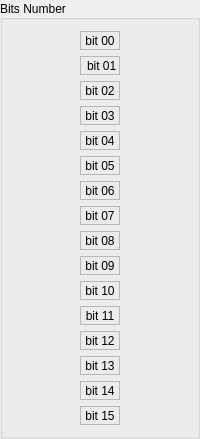
        <widget class="QGroupBox" name="groupBox_7">
         <property name="sizePolicy">
          <sizepolicy hsizetype="Fixed" vsizetype="Fixed">
           <horstretch>0</horstretch>
           <verstretch>0</verstretch>
          </sizepolicy>
         </property>
         <property name="minimumSize">
          <size>
           <width>0</width>
           <height>0</height>
          </size>
         </property>
         <property name="maximumSize">
          <size>
           <width>16777215</width>
           <height>16777215</height>
          </size>
         </property>
         <property name="title">
          <string>Bits Number</string>
         </property>
         <property name="alignment">
          <set>Qt::AlignLeading|Qt::AlignLeft|Qt::AlignVCenter</set>
         </property>
         <layout class="QGridLayout" name="gridLayout_6">
          <item row="10" column="0">
           <widget class="QLabel" name="label_87">
            <property name="sizePolicy">
             <sizepolicy hsizetype="Fixed" vsizetype="Fixed">
              <horstretch>0</horstretch>
              <verstretch>0</verstretch>
             </sizepolicy>
            </property>
            <property name="minimumSize">
             <size>
              <width>40</width>
              <height>19</height>
             </size>
            </property>
            <property name="maximumSize">
             <size>
              <width>30</width>
              <height>19</height>
             </size>
            </property>
            <property name="frameShape">
             <enum>QFrame::StyledPanel</enum>
            </property>
            <property name="text">
             <string>bit 10</string>
            </property>
            <property name="alignment">
             <set>Qt::AlignCenter</set>
            </property>
           </widget>
          </item>
          <item row="5" column="0">
           <widget class="QLabel" name="label_90">
            <property name="sizePolicy">
             <sizepolicy hsizetype="Fixed" vsizetype="Fixed">
              <horstretch>0</horstretch>
              <verstretch>0</verstretch>
             </sizepolicy>
            </property>
            <property name="minimumSize">
             <size>
              <width>40</width>
              <height>19</height>
             </size>
            </property>
            <property name="maximumSize">
             <size>
              <width>30</width>
              <height>19</height>
             </size>
            </property>
            <property name="frameShape">
             <enum>QFrame::StyledPanel</enum>
            </property>
            <property name="text">
             <string>bit 05</string>
            </property>
            <property name="alignment">
             <set>Qt::AlignCenter</set>
            </property>
           </widget>
          </item>
          <item row="13" column="0">
           <widget class="QLabel" name="label_91">
            <property name="sizePolicy">
             <sizepolicy hsizetype="Fixed" vsizetype="Fixed">
              <horstretch>0</horstretch>
              <verstretch>0</verstretch>
             </sizepolicy>
            </property>
            <property name="minimumSize">
             <size>
              <width>40</width>
              <height>19</height>
             </size>
            </property>
            <property name="maximumSize">
             <size>
              <width>30</width>
              <height>19</height>
             </size>
            </property>
            <property name="frameShape">
             <enum>QFrame::StyledPanel</enum>
            </property>
            <property name="text">
             <string>bit 13</string>
            </property>
            <property name="alignment">
             <set>Qt::AlignCenter</set>
            </property>
           </widget>
          </item>
          <item row="3" column="0">
           <widget class="QLabel" name="label_84">
            <property name="sizePolicy">
             <sizepolicy hsizetype="Fixed" vsizetype="Fixed">
              <horstretch>0</horstretch>
              <verstretch>0</verstretch>
             </sizepolicy>
            </property>
            <property name="minimumSize">
             <size>
              <width>40</width>
              <height>19</height>
             </size>
            </property>
            <property name="maximumSize">
             <size>
              <width>30</width>
              <height>19</height>
             </size>
            </property>
            <property name="frameShape">
             <enum>QFrame::StyledPanel</enum>
            </property>
            <property name="text">
             <string>bit 03</string>
            </property>
            <property name="alignment">
             <set>Qt::AlignCenter</set>
            </property>
           </widget>
          </item>
          <item row="7" column="0">
           <widget class="QLabel" name="label_85">
            <property name="sizePolicy">
             <sizepolicy hsizetype="Fixed" vsizetype="Fixed">
              <horstretch>0</horstretch>
              <verstretch>0</verstretch>
             </sizepolicy>
            </property>
            <property name="minimumSize">
             <size>
              <width>40</width>
              <height>19</height>
             </size>
            </property>
            <property name="maximumSize">
             <size>
              <width>30</width>
              <height>19</height>
             </size>
            </property>
            <property name="frameShape">
             <enum>QFrame::StyledPanel</enum>
            </property>
            <property name="text">
             <string>bit 07</string>
            </property>
            <property name="alignment">
             <set>Qt::AlignCenter</set>
            </property>
           </widget>
          </item>
          <item row="11" column="0">
           <widget class="QLabel" name="label_89">
            <property name="sizePolicy">
             <sizepolicy hsizetype="Fixed" vsizetype="Fixed">
              <horstretch>0</horstretch>
              <verstretch>0</verstretch>
             </sizepolicy>
            </property>
            <property name="minimumSize">
             <size>
              <width>40</width>
              <height>19</height>
             </size>
            </property>
            <property name="maximumSize">
             <size>
              <width>30</width>
              <height>19</height>
             </size>
            </property>
            <property name="frameShape">
             <enum>QFrame::StyledPanel</enum>
            </property>
            <property name="text">
             <string>bit 11</string>
            </property>
            <property name="alignment">
             <set>Qt::AlignCenter</set>
            </property>
           </widget>
          </item>
          <item row="12" column="0">
           <widget class="QLabel" name="label_93">
            <property name="sizePolicy">
             <sizepolicy hsizetype="Fixed" vsizetype="Fixed">
              <horstretch>0</horstretch>
              <verstretch>0</verstretch>
             </sizepolicy>
            </property>
            <property name="minimumSize">
             <size>
              <width>40</width>
              <height>19</height>
             </size>
            </property>
            <property name="maximumSize">
             <size>
              <width>30</width>
              <height>19</height>
             </size>
            </property>
            <property name="frameShape">
             <enum>QFrame::StyledPanel</enum>
            </property>
            <property name="text">
             <string>bit 12</string>
            </property>
            <property name="alignment">
             <set>Qt::AlignCenter</set>
            </property>
           </widget>
          </item>
          <item row="0" column="0">
           <widget class="QLabel" name="label_66">
            <property name="sizePolicy">
             <sizepolicy hsizetype="Fixed" vsizetype="Fixed">
              <horstretch>0</horstretch>
              <verstretch>0</verstretch>
             </sizepolicy>
            </property>
            <property name="minimumSize">
             <size>
              <width>40</width>
              <height>19</height>
             </size>
            </property>
            <property name="frameShape">
             <enum>QFrame::StyledPanel</enum>
            </property>
            <property name="text">
             <string>bit 00</string>
            </property>
            <property name="alignment">
             <set>Qt::AlignCenter</set>
            </property>
           </widget>
          </item>
          <item row="1" column="0">
           <widget class="QLabel" name="label_81">
            <property name="sizePolicy">
             <sizepolicy hsizetype="Fixed" vsizetype="Fixed">
              <horstretch>0</horstretch>
              <verstretch>0</verstretch>
             </sizepolicy>
            </property>
            <property name="minimumSize">
             <size>
              <width>40</width>
              <height>19</height>
             </size>
            </property>
            <property name="maximumSize">
             <size>
              <width>30</width>
              <height>19</height>
             </size>
            </property>
            <property name="frameShape">
             <enum>QFrame::StyledPanel</enum>
            </property>
            <property name="text">
             <string> bit 01</string>
            </property>
            <property name="alignment">
             <set>Qt::AlignCenter</set>
            </property>
           </widget>
          </item>
          <item row="15" column="0">
           <widget class="QLabel" name="label_71">
            <property name="sizePolicy">
             <sizepolicy hsizetype="Fixed" vsizetype="Fixed">
              <horstretch>0</horstretch>
              <verstretch>0</verstretch>
             </sizepolicy>
            </property>
            <property name="minimumSize">
             <size>
              <width>40</width>
              <height>19</height>
             </size>
            </property>
            <property name="maximumSize">
             <size>
              <width>30</width>
              <height>19</height>
             </size>
            </property>
            <property name="frameShape">
             <enum>QFrame::StyledPanel</enum>
            </property>
            <property name="text">
             <string>bit 15</string>
            </property>
            <property name="alignment">
             <set>Qt::AlignCenter</set>
            </property>
           </widget>
          </item>
          <item row="6" column="0">
           <widget class="QLabel" name="label_78">
            <property name="sizePolicy">
             <sizepolicy hsizetype="Fixed" vsizetype="Fixed">
              <horstretch>0</horstretch>
              <verstretch>0</verstretch>
             </sizepolicy>
            </property>
            <property name="minimumSize">
             <size>
              <width>40</width>
              <height>19</height>
             </size>
            </property>
            <property name="maximumSize">
             <size>
              <width>30</width>
              <height>19</height>
             </size>
            </property>
            <property name="frameShape">
             <enum>QFrame::StyledPanel</enum>
            </property>
            <property name="text">
             <string>bit 06</string>
            </property>
            <property name="alignment">
             <set>Qt::AlignCenter</set>
            </property>
           </widget>
          </item>
          <item row="4" column="0">
           <widget class="QLabel" name="label_97">
            <property name="sizePolicy">
             <sizepolicy hsizetype="Fixed" vsizetype="Fixed">
              <horstretch>0</horstretch>
              <verstretch>0</verstretch>
             </sizepolicy>
            </property>
            <property name="minimumSize">
             <size>
              <width>40</width>
              <height>19</height>
             </size>
            </property>
            <property name="maximumSize">
             <size>
              <width>30</width>
              <height>19</height>
             </size>
            </property>
            <property name="frameShape">
             <enum>QFrame::StyledPanel</enum>
            </property>
            <property name="text">
             <string>bit 04</string>
            </property>
            <property name="alignment">
             <set>Qt::AlignCenter</set>
            </property>
           </widget>
          </item>
          <item row="9" column="0">
           <widget class="QLabel" name="label_69">
            <property name="sizePolicy">
             <sizepolicy hsizetype="Fixed" vsizetype="Fixed">
              <horstretch>0</horstretch>
              <verstretch>0</verstretch>
             </sizepolicy>
            </property>
            <property name="minimumSize">
             <size>
              <width>40</width>
              <height>19</height>
             </size>
            </property>
            <property name="maximumSize">
             <size>
              <width>30</width>
              <height>19</height>
             </size>
            </property>
            <property name="frameShape">
             <enum>QFrame::StyledPanel</enum>
            </property>
            <property name="text">
             <string>bit 09</string>
            </property>
            <property name="alignment">
             <set>Qt::AlignCenter</set>
            </property>
           </widget>
          </item>
          <item row="2" column="0">
           <widget class="QLabel" name="label_74">
            <property name="sizePolicy">
             <sizepolicy hsizetype="Fixed" vsizetype="Fixed">
              <horstretch>0</horstretch>
              <verstretch>0</verstretch>
             </sizepolicy>
            </property>
            <property name="minimumSize">
             <size>
              <width>40</width>
              <height>19</height>
             </size>
            </property>
            <property name="maximumSize">
             <size>
              <width>30</width>
              <height>19</height>
             </size>
            </property>
            <property name="frameShape">
             <enum>QFrame::StyledPanel</enum>
            </property>
            <property name="text">
             <string>bit 02</string>
            </property>
            <property name="alignment">
             <set>Qt::AlignCenter</set>
            </property>
           </widget>
          </item>
          <item row="14" column="0">
           <widget class="QLabel" name="label_80">
            <property name="sizePolicy">
             <sizepolicy hsizetype="Fixed" vsizetype="Fixed">
              <horstretch>0</horstretch>
              <verstretch>0</verstretch>
             </sizepolicy>
            </property>
            <property name="minimumSize">
             <size>
              <width>40</width>
              <height>19</height>
             </size>
            </property>
            <property name="maximumSize">
             <size>
              <width>30</width>
              <height>19</height>
             </size>
            </property>
            <property name="frameShape">
             <enum>QFrame::StyledPanel</enum>
            </property>
            <property name="text">
             <string>bit 14</string>
            </property>
            <property name="alignment">
             <set>Qt::AlignCenter</set>
            </property>
           </widget>
          </item>
          <item row="8" column="0">
           <widget class="QLabel" name="label_68">
            <property name="sizePolicy">
             <sizepolicy hsizetype="Fixed" vsizetype="Fixed">
              <horstretch>0</horstretch>
              <verstretch>0</verstretch>
             </sizepolicy>
            </property>
            <property name="minimumSize">
             <size>
              <width>40</width>
              <height>19</height>
             </size>
            </property>
            <property name="maximumSize">
             <size>
              <width>30</width>
              <height>19</height>
             </size>
            </property>
            <property name="frameShape">
             <enum>QFrame::StyledPanel</enum>
            </property>
            <property name="text">
             <string>bit 08</string>
            </property>
            <property name="alignment">
             <set>Qt::AlignCenter</set>
            </property>
           </widget>
          </item>
         </layout>
        </widget>
